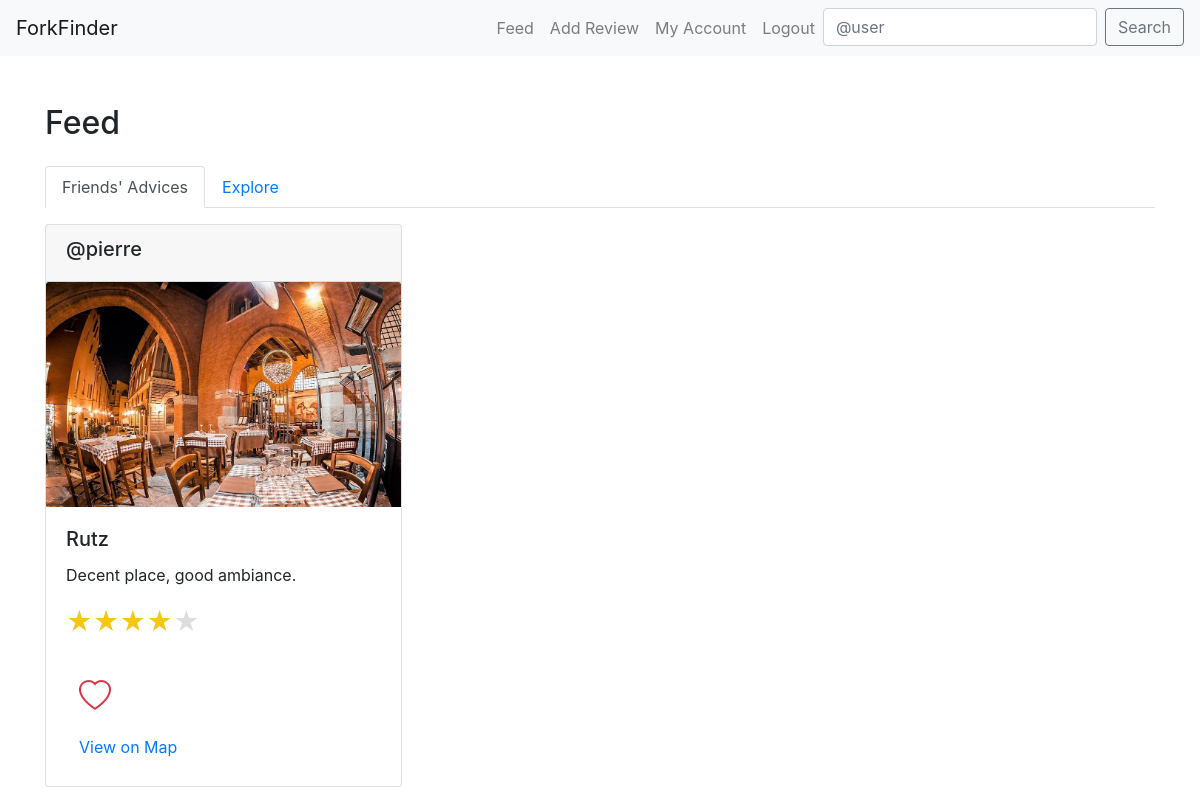
The page /feed/ (signed in) on the database its author committed.
### core/models.py (models this page shows, shortened)
class Review(models.Model):
    user = models.ForeignKey(User, related_name="reviews", on_delete=models.CASCADE)
    restaurant = models.ForeignKey(Restaurant, on_delete=models.CASCADE)
    body = models.CharField(max_length=255)
    rating = models.PositiveSmallIntegerField()
    taste_rating = models.PositiveSmallIntegerField(blank=True, null=True)
    presentation_rating = models.PositiveSmallIntegerField(blank=True, null=True)
    service_rating = models.PositiveSmallIntegerField(blank=True, null=True)
    photo = models.ImageField(upload_to='media/review_photos/')
    is_featured = models.BooleanField(default=False)
    created_at = models.DateTimeField(auto_now_add=True)

class Restaurant(models.Model):
    place_id = models.CharField(max_length=255, unique=True)
    name = models.CharField(max_length=60)
    address = models.CharField(max_length=120,blank=True,null=True)
    longitude = models.CharField(max_length=255)
    latitude = models.CharField(max_length=255)

### core/views.py (the view, shortened to what this page needs)
# urls.py: path('feed/', FeedView.as_view(), name="feed"),
class FeedView(LoginRequiredMixin,View):
    template_name = 'feed.html'
    def get(self, request, *args, **kwargs):
        recommended_reviews = get_recommended_reviews(request.user)
        profile = request.user.profile
        favorite_reviews = profile.favorite_reviews.all()
        return render(request, self.template_name, {
            "recommended_reviews": recommended_reviews,
            "favorite_reviews": favorite_reviews,
        })

### core/models.py (called while the page is built)
    def is_culinary_critic(self):
        return self.user_type == 'critic'

### core/utils.py (called while the page is built)
def haversine(lon1, lat1, lon2, lat2):
    lon1, lat1, lon2, lat2 = map(math.radians, [lon1, lat1, lon2, lat2])
    dlon = lon2 - lon1
    dlat = lat2 - lat1
    a = math.sin(dlat/2)**2 + math.cos(lat1) * math.cos(lat2) * math.sin(dlon/2)**2
    c = 2 * math.atan2(math.sqrt(a), math.sqrt(1-a))
    r = 6371 #in km
    return c * r

### templates/feed.html (shortened to what this page needs)
{% extends "base.html" %}
{% block content %}
    <h2 class="mb-4">Feed</h2>
    <ul class="nav nav-tabs" id="feedTabs" role="tablist">
        <li class="nav-item">
            <a class="nav-link active" id="friends-tab" data-toggle="tab" href="#friends" role="tab" aria-controls="friends" aria-selected="true">Friends' Advices</a>
        </li>
        <li class="nav-item">
            <a class="nav-link" id="explore-tab" data-toggle="tab" href="#explore" role="tab" aria-controls="explore" aria-selected="false">Explore</a>
        </li>
    </ul>
    <div class="tab-content mt-3" id="feedTabsContent">
        <div class="tab-pane fade show active" id="friends" role="tabpanel" aria-labelledby="friends-tab">
            <div class="card-columns">
                {% for followed in user.profile.follows.all %}
                    {% for review in followed.user.reviews.all %}
                        <div class="card mb-3 {% if review.is_featured %}border-primary{% endif %}">
                            <div class="card-header">
                                <h5>@{{ review.user.username }}
                                </h5>
                            </div>
                            <img src="{{ review.photo.url }}" class="card-img-top" alt="Restaurant Photo">
                            <div class="card-body">
                                <h5 class="card-title">{{ review.restaurant.name }}</h5>
                                <p class="card-text">{{ review.body }}</p>
                                <p class="card-text">
                                    <small class="text-muted">
                                        <span class="star-rating">
                                            {% for i in "54321" %}
                                                <label style="color: {% if i|add:0 <= review.rating %}#f5c518{% else %}#ddd{% endif %};">&#9733;</label>
                                            {% endfor %}
                                        </span>
                                    </small>
                                </p>
                                <form method="post" action="{% url 'feed' %}">
                                    <button type="submit" class="btn btn-link">
                                        {% if review in favorite_reviews %}
                                            <i class="bi bi-heart-fill text-danger" style="font-size: 2rem;"></i>
                                        {% else %}
                                            <i class="bi bi-heart text-danger" style="font-size: 2rem;"></i>
                                        {% endif %}
                                    </button>
                                </form>
                                <a href="{% url 'view_on_map' review.restaurant.id %}" class="btn btn-link">View on Map</a>
                            </div>
                        </div>
                    {% endfor %}
                {% endfor %}
            </div>
        </div>
    </div>
{% endblock %}

### templates/base.html (style rules this page uses)
.card-columns { column-count: 3; }
.star-rating { display: flex; flex-direction: row-reverse; justify-content: flex-end; }
.star-rating label { font-size: 2em; color: #ddd; cursor: pointer; }

### rows shown on the page
Review: user.username "pierre", photo (picture), restaurant.name "Rutz", body "Decent place, good ambiance."
